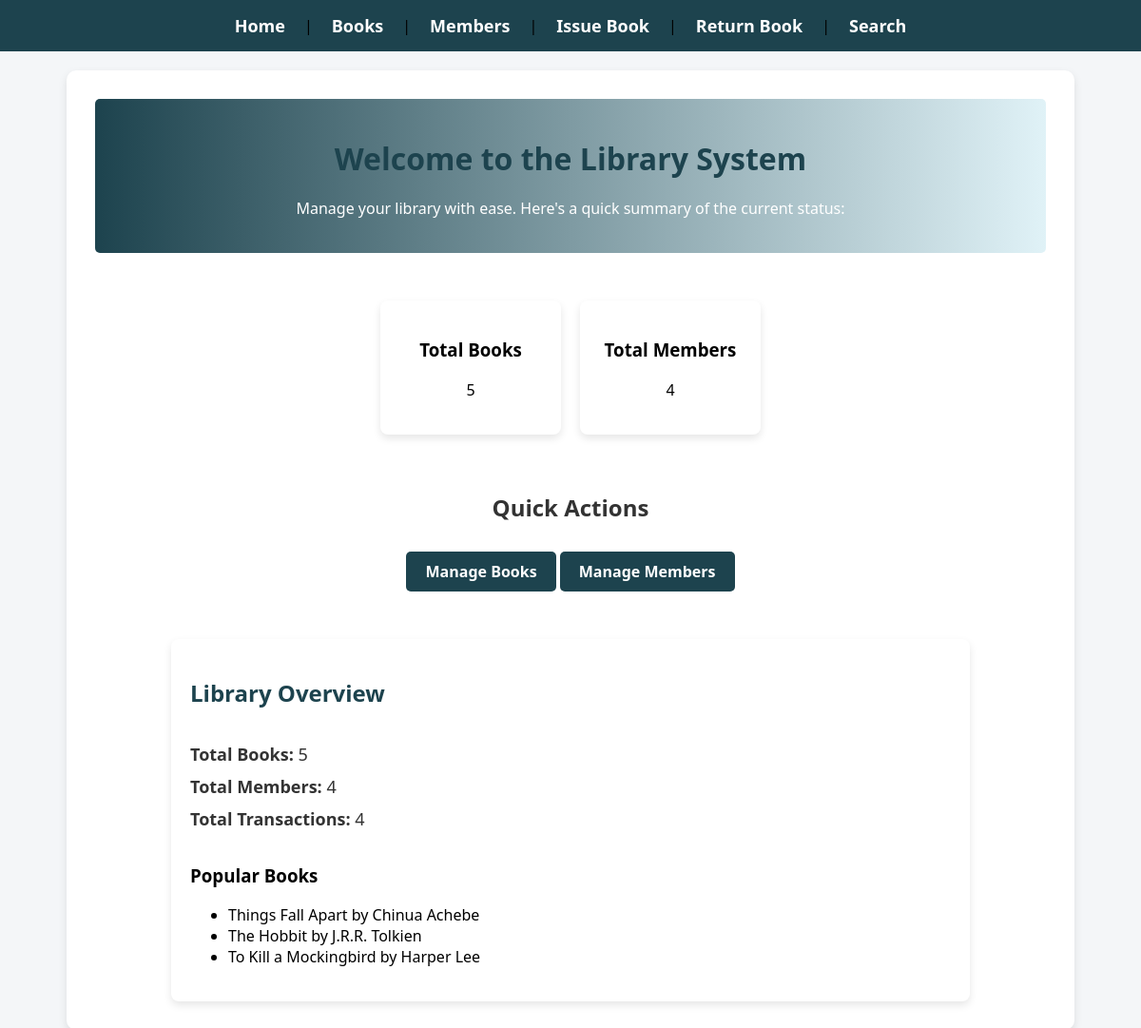
The page / on the database its author committed.
### models.py (models this page shows)
class Book(db.Model):
    id = db.Column(db.Integer, primary_key=True)
    title = db.Column(db.String(150), nullable=False)
    author = db.Column(db.String(100), nullable=False)
    quantity = db.Column(db.Integer, nullable=False, default=0)

### app.py (the view)
@app.route('/')
def home():
    books = Book.query.all()
    members = Member.query.all()
    transactions = Transaction.query.all()
    popular_books = db.session.query(Book).join(Transaction).group_by(Book.id).order_by(db.func.count(Transaction.id).desc()).limit(5).all()
    return render_template('home.html',
                           books=books,
                           members=members,
                           transactions=transactions,
                           popular_books=popular_books)

### templates/home.html (shortened to what this page needs)
{% extends 'layout.html' %}
{% block content %}
<div class="welcome-section">
    <h1>Welcome to the Library System</h1>
    <p>Manage your library with ease. Here's a quick summary of the current status:</p>
</div>
<div class="summary">
    <div class="summary-card">
        <h3>Total Books</h3>
        <p>{{ books|length }}</p>
    </div>
    <div class="summary-card">
        <h3>Total Members</h3>
        <p>{{ members|length }}</p>
    </div>
</div>
<div class="quick-links">
    <h2>Quick Actions</h2>
    <a href="{{ url_for('books') }}" class="button">Manage Books</a>
    <a href="{{ url_for('members') }}" class="button">Manage Members</a>
</div>
<div class="chart-section">
<h2>Library Overview</h2>
<div class="overview-container">
    <div class="stats">
        <ul>
            <li><strong>Total Books:</strong> {{ books|length }}</li>
            <li><strong>Total Members:</strong> {{ members|length }}</li>
            <li><strong>Total Transactions:</strong> {{ transactions|length }}</li>
        </ul>
    </div>
</div>
<h3>Popular Books</h3>
<ul>
    {% for book in popular_books %}
        <li>{{ book.title }} by {{ book.author }}</li>
    {% endfor %}
</ul>
{% endblock %}

### static/style.css (style rules this page uses)
body { font-family: 'Segoe UI', Tahoma, Geneva, Verdana, sans-serif; background: #f4f6f8; margin: 0; padding: 0; }
h1, h2 { color: #1d434e; margin-bottom: 20px; }
.welcome-section { text-align: center; background-image: linear-gradient(to left, #e0f2f7, #1d434e); color: white; padding: 20px; border-radius: 5px; }
.summary { display: flex; justify-content: center; margin-top: 30px; gap: 20px; padding: 20px; }
.summary-card { background-color: white; padding: 20px; border-radius: 8px; box-shadow: 0 4px 8px rgba(0, 0, 0, 0.1); width: 150px; text-align: center; transition: transform 0.3s ease-in-out; }
.quick-links { text-align: center; margin-top: 40px; }
.quick-links h2 { font-size: 24px; color: #333; }
.button { display: inline-block; padding: 10px 20px; margin-top: 10px; background-color: #1d434e; color: white; text-decoration: none; border-radius: 5px; font-weight: bold; transition: background-color 0.3s ease; }
.chart-section { margin-top: 50px; padding: 20px; background-color: white; border-radius: 8px; box-shadow: 0 4px 8px rgba(0, 0, 0, 0.1); margin-left: auto; margin-right: auto; width: 80%; }
.overview-container { display: flex; justify-content: space-between; }
.stats ul { list-style-type: none; padding: 0; }
.stats li { font-size: 18px; margin-bottom: 10px; color: #333; }

### rows shown on the page
Book: title "Things Fall Apart", author "Chinua Achebe"
Book: title "The Hobbit", author "J.R.R. Tolkien"
Book: title "To Kill a Mockingbird", author "Harper Lee"

### other values the page prints
{{ books|length }} "5"
{{ members|length }} "4"
{{ transactions|length }} "4"
